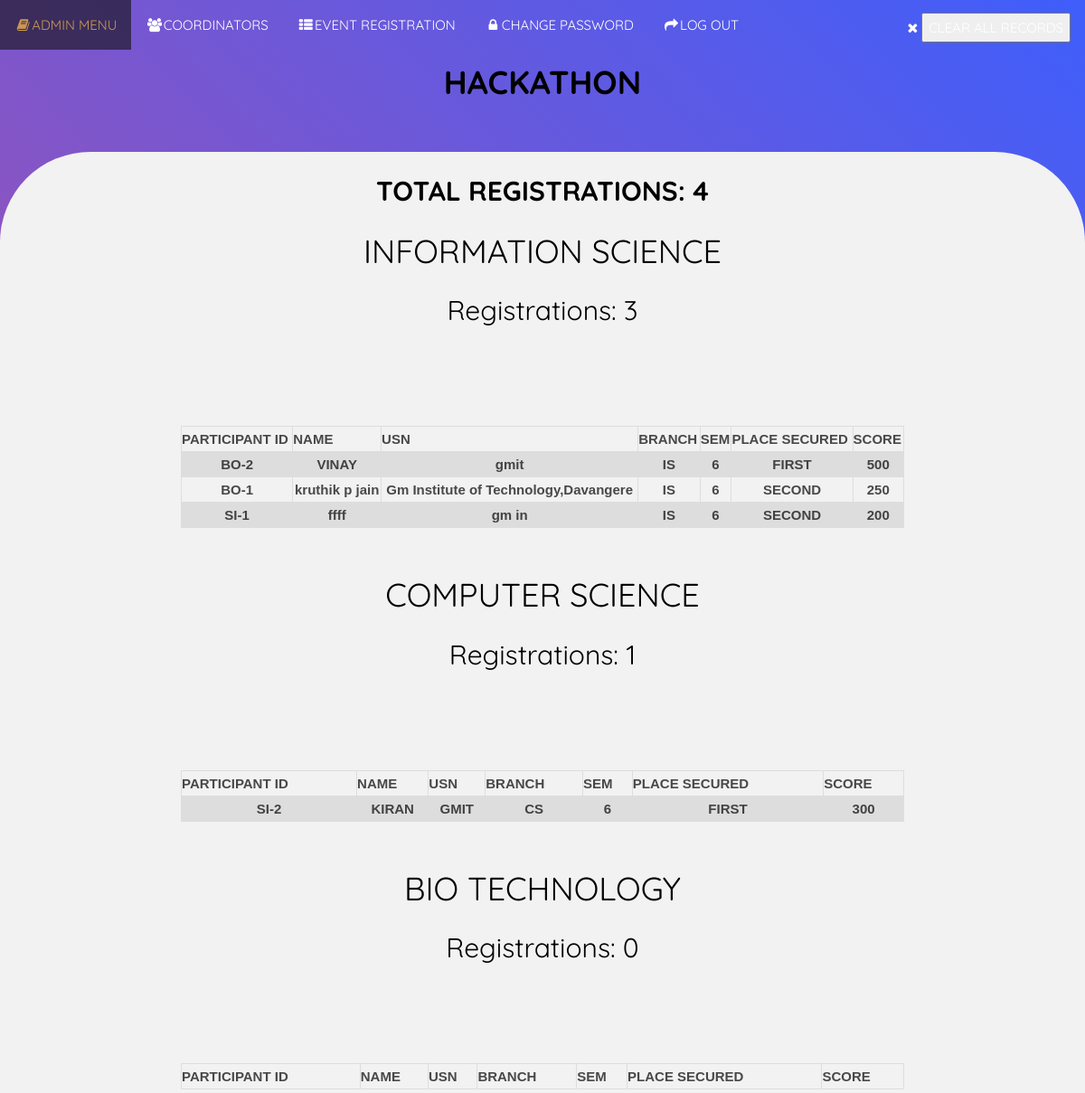
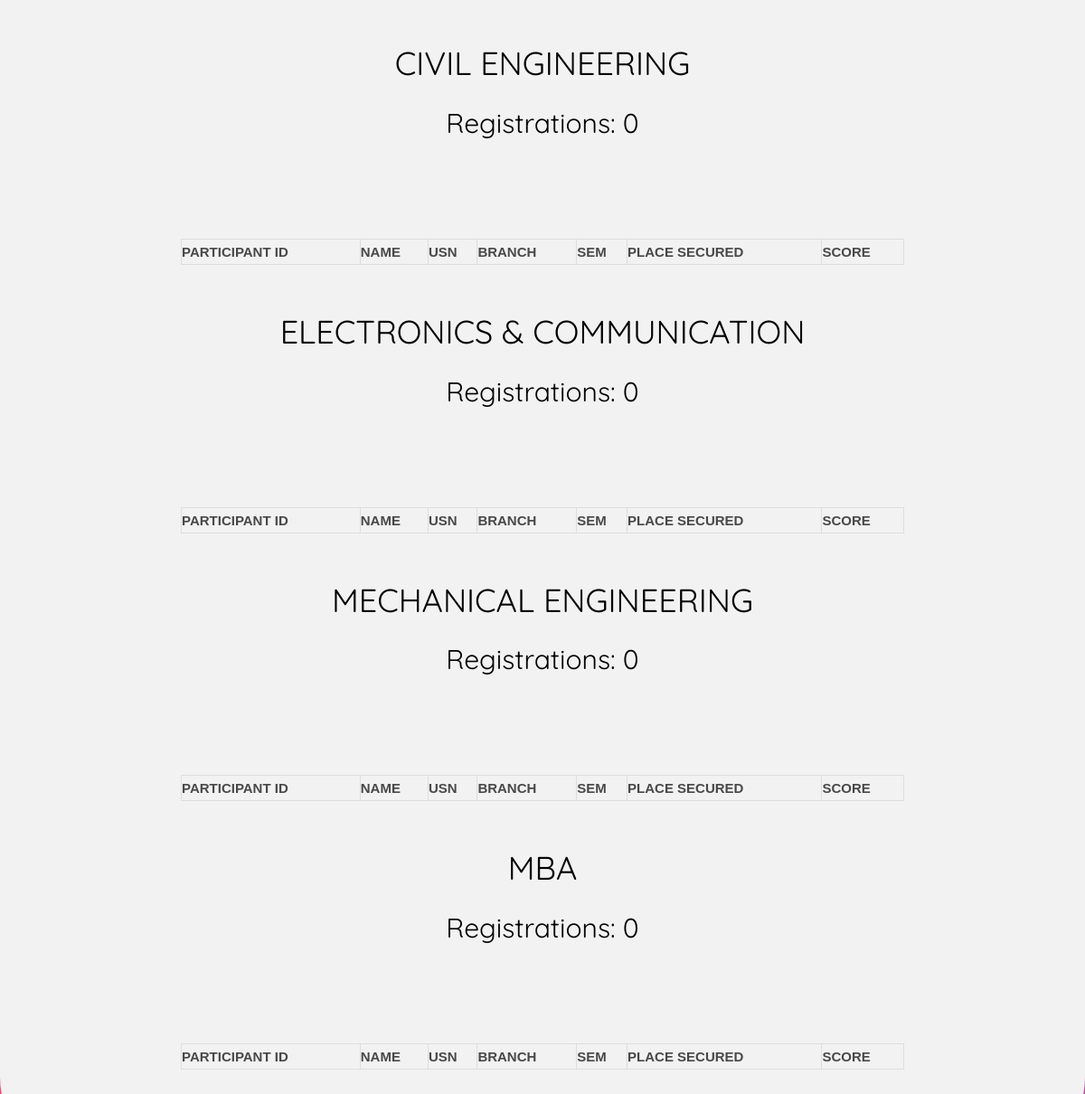
/bp.php (signed in), run on the app's committed database (2 pictures, top to bottom).
### tables this page shows
CREATE TABLE `info` (
  `part_id` varchar(6) NOT NULL,
  `events` varchar(20) NOT NULL,
  `event_type` varchar(10) NOT NULL,
  `tname` varchar(20) NOT NULL,
  `name` varchar(30) NOT NULL,
  `usn` varchar(100) NOT NULL,
  `branch` varchar(6) NOT NULL,
  `sem` int(1) NOT NULL,
  `mobile` varchar(10) NOT NULL,
  `email` varchar(20) NOT NULL,
  `msg` varchar(100) NOT NULL,
  `tid` varchar(30) NOT NULL,
  `place` varchar(10) NOT NULL DEFAULT 'NONE',
  `score` int(5) NOT NULL
);

### bp.php (the view, shortened to what this page needs)
<?php
include("admin_header.php");
?>
<!DOCTYPE html>
<head>
	 <link rel="stylesheet" href="fest/css/bootstrap.css">
	<link rel="stylesheet" href="css/animate.css">
	<link rel="stylesheet" href="css/icomoon.css">
	<link rel="stylesheet" href="css/bootstrap.css">
	<link rel="stylesheet" href="css/flexslider.css">
	<link rel="stylesheet" href="fonts/flaticon/font/flaticon.css">
	<link rel="stylesheet" href="css/owl.carousel.min.css">
	<link rel="stylesheet" href="css/owl.theme.default.min.css">
	<link rel="stylesheet" href="css/style.css">
</head>
<body>
<br>
<div id="a">
 <center> <h2><B>TOTAL REGISTRATIONS: <?php
						        include("db_conection.php");
                                $view_data="select count(name) as total from info ";
                                $run=mysqli_query($link,$view_data);
						         $data=mysqli_fetch_assoc($run);
								 $view=$data;
								 echo $view['total'];
								 ?></B></h2></center>
  <center><h1 align="center">INFORMATION SCIENCE</h1>
						<h2>Registrations: <?php
						        include("db_conection.php");
                                $view_data="select count(name) as total from info where branch='IS' ";
                                $run=mysqli_query($link,$view_data);
						         $data=mysqli_fetch_assoc($run);
								 $view=$data;
								 echo $view['total'];
								 ?></h2></center>
						<thead>
<br>
						<br><br>
		<table>					<tr>
								<th>PARTICIPANT ID</th>
								<th>NAME</th>
								<th>USN</th>
								<th>BRANCH</th>
								<th>SEM</th>
								<th>PLACE SECURED</TH>
								<th>SCORE</th>
							</tr>
						</div></thead>
						</html>
<?php
include("db_conection.php");
	   $view_data="select part_id,name,usn,branch,sem,place,score from info where branch='IS' order by score desc";
        $run=mysqli_query($link,$view_data);
		 while($row=mysqli_fetch_array($run))
        {
			$part_id=$row[0];
            $name=$row[1];
            $usn=$row[2];
			$branch=$row[3];
            $sem=$row[4];
			$place=$row[5];
			$score=$row[6];
        ?>
							<tr>
								<td><?php echo $part_id;  ?></td>
								<td><?php echo $name;  ?></td>
								<td><?php echo $usn;  ?></td>
								<td><?php echo $branch;  ?></td>
								<td><?php echo $sem;  ?></td>
								<td><?php echo $place; ?></td>
								<td><?php echo $score;  ?></td>
							</tr>
        <?php } ?>
				</table><br><br>
				<center><h1 align="center">COMPUTER SCIENCE</h1>
						<h2>Registrations: <?php
						        include("db_conection.php");
                                $view_data="select count(name) as total from info where branch='CS' ";
                                $run=mysqli_query($link,$view_data);
						         $data=mysqli_fetch_assoc($run);
								 $view=$data;
								 echo $view['total'];
								 ?></h2></center>
						<thead>
<br>
						<br><br>
		<table>					<tr>
								<th>PARTICIPANT ID</th>
								<th>NAME</th>
								<th>USN</th>
								<th>BRANCH</th>
								<th>SEM</th>
								<th>PLACE SECURED</TH>
								<th>SCORE</th>
							</tr>
						</div></thead>
						</html>
<?php
include("db_conection.php");
	   $view_data="select part_id,name,usn,branch,sem,place,score from info where branch='CS' order by score desc";
        $run=mysqli_query($link,$view_data);
		 while($row=mysqli_fetch_array($run))
        {
			$part_id=$row[0];
            $name=$row[1];
            $usn=$row[2];
			$branch=$row[3];
            $sem=$row[4];
			$place=$row[5];
			$score=$row[6];
        ?>
							<tr>
								<td><?php echo $part_id;  ?></td>
								<td><?php echo $name;  ?></td>
								<td><?php echo $usn;  ?></td>
								<td><?php echo $branch;  ?></td>
								<td><?php echo $sem;  ?></td>
								<td><?php echo $place; ?></td>
								<td><?php echo $score;  ?></td>
							</tr>
        <?php } ?>
				</table><br><br>
				<center><h1 align="center">BIO TECHNOLOGY</h1>
						<h2>Registrations: <?php
						        include("db_conection.php");
                                $view_data="select count(name) as total from info where branch='BT' ";
                                $run=mysqli_query($link,$view_data);
						         $data=mysqli_fetch_assoc($run);
								 $view=$data;
								 echo $view['total'];
								 ?></h2></center>
						<thead>
<br>
						<br><br>
		<table>					<tr>
								<th>PARTICIPANT ID</th>
								<th>NAME</th>
								<th>USN</th>
								<th>BRANCH</th>
								<th>SEM</th>
								<th>PLACE SECURED</TH>
								<th>SCORE</th>
							</tr>
						</div></thead>
						</html>
				</table><br><br>
				<center><h1 align="center">CIVIL ENGINEERING</h1>
						<h2>Registrations: <?php
						        include("db_conection.php");
                                $view_data="select count(name) as total from info where branch='CIVIL' ";
                                $run=mysqli_query($link,$view_data);
						         $data=mysqli_fetch_assoc($run);
								 $view=$data;
								 echo $view['total'];
								 ?></h2></center>
						<thead>
<br>
						<br><br>
		<table>					<tr>
								<th>PARTICIPANT ID</th>
								<th>NAME</th>
								<th>USN</th>
								<th>BRANCH</th>
								<th>SEM</th>
								<th>PLACE SECURED</TH>
								<th>SCORE</th>
							</tr>
						</div></thead>
						</html>
				</table><br><br>
				<center><h1 align="center">ELECTRONICS & COMMUNICATION</h1>
						<h2>Registrations: <?php
						        include("db_conection.php");
                                $view_data="select count(name) as total from info where branch='EC' ";
                                $run=mysqli_query($link,$view_data);
						         $data=mysqli_fetch_assoc($run);
								 $view=$data;
								 echo $view['total'];
								 ?></h2></center>
						<thead>
<br>
						<br><br>
		<table>					<tr>
								<th>PARTICIPANT ID</th>
								<th>NAME</th>
								<th>USN</th>
								<th>BRANCH</th>
								<th>SEM</th>
								<th>PLACE SECURED</TH>
								<th>SCORE</th>
							</tr>
						</div></thead>
						</html>
				</table><br><br>
				<center><h1 align="center">MECHANICAL ENGINEERING</h1>
						<h2>Registrations: <?php
						        include("db_conection.php");
                                $view_data="select count(name) as total from info where branch='MECH' ";
                                $run=mysqli_query($link,$view_data);
						         $data=mysqli_fetch_assoc($run);
								 $view=$data;
								 echo $view['total'];
								 ?></h2></center>
						<thead>
<br>
						<br><br>
		<table>					<tr>
								<th>PARTICIPANT ID</th>
								<th>NAME</th>
								<th>USN</th>
								<th>BRANCH</th>
								<th>SEM</th>
								<th>PLACE SECURED</TH>
								<th>SCORE</th>
							</tr>
						</div></thead>
						</html>
				</table><br><br>
				<center><h1 align="center">MBA</h1>
						<h2>Registrations: <?php
						        include("db_conection.php");
                                $view_data="select count(name) as total from info where branch='MBA' ";
                                $run=mysqli_query($link,$view_data);
						         $data=mysqli_fetch_assoc($run);
								 $view=$data;
								 echo $view['total'];
								 ?></h2></center>
						<thead>
<br>
						<br><br>
		<table>					<tr>
								<th>PARTICIPANT ID</th>
								<th>NAME</th>
								<th>USN</th>
								<th>BRANCH</th>
								<th>SEM</th>
								<th>PLACE SECURED</TH>
								<th>SCORE</th>
							</tr>
						</div></thead>
						</html>
				</table><br><br>
<br><br></div>

### admin_header.php (shortened to what this page needs)
<!DOCTYPE html>
<head>
  <link rel="stylesheet" href="https://maxcdn.bootstrapcdn.com/bootstrap/3.4.1/css/bootstrap.min.css">
  <link rel="stylesheet" href="https://cdnjs.cloudflare.com/ajax/libs/font-awesome/4.7.0/css/font-awesome.min.css">
<link rel="stylesheet" href="https://cdnjs.cloudflare.com/ajax/libs/font-awesome/4.7.0/css/font-awesome.min.css">
	<link rel="stylesheet" href="css/animate.css">
	<link rel="stylesheet" href="css/icomoon.css">
	<link rel="stylesheet" href="css/bootstrap.css">
	<link rel="stylesheet" href="css/flexslider.css">
	<link rel="stylesheet" href="fonts/flaticon/font/flaticon.css">
	<link rel="stylesheet" href="css/owl.carousel.min.css">
	<link rel="stylesheet" href="css/owl.theme.default.min.css">
	<link rel="stylesheet" href="css/style.css">
<ul>
  <li><a href="admin_menu.php"><i class="fa fa-fw fa-book"></i>ADMIN MENU</a></li>
  <li><a href="coordinators.php"><i class="fa fa-fw fa-users"></i>COORDINATORS</a></li>
  <li><a href="reg_data.php"><i class="fa fa-fw fa-th-list"></i>EVENT REGISTRATION</a></li>
  <li><a href="change_pass2.php"><i class="fa fa-fw fa-lock"></i>CHANGE PASSWORD</a></li>
  <li><a href="logout.php"><i class="fa fa-fw fa-share"></i>LOG OUT</a></li>
 <li style="float:right"><a href="deleter.php"><i class="fa fa-fw fa-remove"></i><button onclick="myFunction()">CLEAR ALL RECORDS</button></a></li>
  </head>
</ul><h1 align="center"><b>HACKATHON<b></h1>
<body>
	<div id="a">

### style.css (style rules this page uses)
body { font-family: "Quicksand", Arial, sans-serif; font-weight: 400; font-size: 15px; line-height: 1.8; color: rgba(0, 0, 0, 0.7); }
a { color: #FFC300; -webkit-transition: 0.5s; -o-transition: 0.5s; transition: 0.5s; }
h1, h2, h3, h4, h5, h6 { color: #000; font-family: "Quicksand", Arial, sans-serif; font-weight: 400; margin: 0 0 30px 0; }

### admin_header.php (style rules this page uses)
ul { list-style-type: none; margin: 0; padding: 0; overflow: hidden; background-color: #33; position: -webkit-sticky; position: sticky; top: 0; }
li { float: left; }
li a { display: block; color: white; text-align: center; padding: 14px 16px; text-decoration: none; }
#a { border-radius: 100px 100px; background-color: #f2f2f2; padding: 0px 30px; }
body { background: linear-gradient(45deg, #FC466B, #3F5EFB); }

### bp.php (style rules this page uses)
ul { list-style-type: none; margin: 0; padding: 0; overflow: hidden; background-color: #33; position: -webkit-sticky; position: sticky; top: 0; }
li { float: left; }
li a { display: block; color: white; text-align: center; padding: 14px 16px; text-decoration: none; }
body { margin: 0; }
table { font-family: arial, sans-serif; border-collapse: collapse; width: 100%; }
td, th { border: 1px solid #dddddd; text-align: center; padding: 8px; }
tr:nth-child(even) { background-color: #dddddd; }
#a { border-radius: 100px 100px; background-color: #f2f2f2; padding: 0px 100px; }

### data on the page
info: part_id "BO-2", name "VINAY", usn "gmit", branch "IS", sem "6", place "FIRST", score "500"
info: part_id "BO-1", name "kruthik p jain", usn "Gm Institute of Technology,Davangere", branch "IS", sem "6", place "SECOND", score "250"
info: part_id "SI-1", name "ffff", usn "gm in", branch "IS", sem "6", place "SECOND", score "200"
info: part_id "SI-2", name "KIRAN", usn "GMIT", branch "CS", sem "6", place "FIRST", score "300"

### other printed values
$view['total'] "4"
$view['total'] "3"
$view['total'] "1"
$view['total'] "0"
